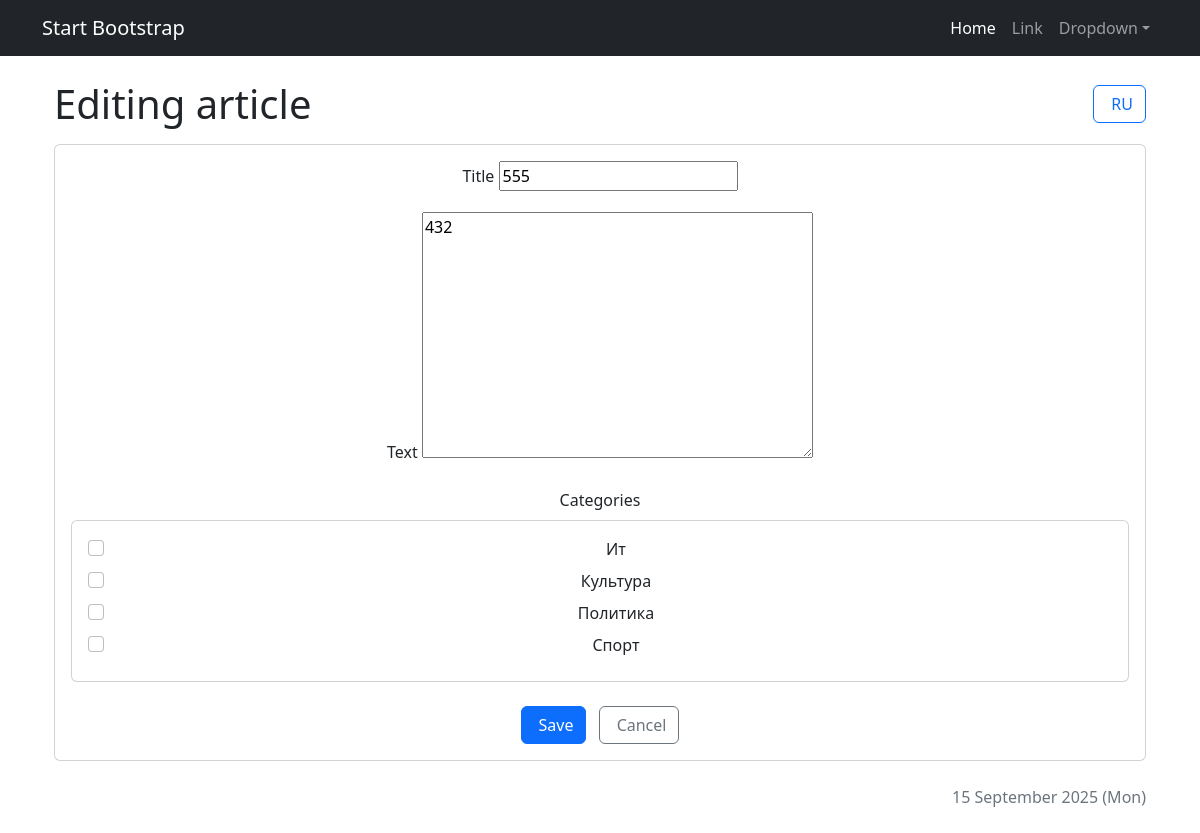
The app's page /news/155/edit/ (signed in) with its own data.
### news/models.py (models this page shows, shortened)
class Post(models.Model):
    author = models.ForeignKey(Author, on_delete=models.CASCADE)
    ARTICLE = 'AR'
    NEWS = 'NW'
    CATEGORY_CHOICES= (
        (NEWS, _('News')),
        (ARTICLE, _('Article')),
    )
    categoryType = models.CharField(max_length=2, choices=CATEGORY_CHOICES, default=ARTICLE, verbose_name=_('Type'), help_text= _('post category'))
    dataCreation = models.DateTimeField(auto_now_add=True)
    postCategory = models.ManyToManyField(Category, through='PostCategory')
    title = models.CharField(max_length=128, help_text= _('post title'))
    text = models.TextField(help_text= _('post text'))
    rating = models.SmallIntegerField(default=0)

class Category(models.Model):
    name = models.CharField(max_length=64, unique=True, help_text= _('category name'))
    subscribers = models.ManyToManyField(User, related_name='subscribed_categories', blank=True)
    def __str__(self):
        return self.name.title()

### news/views.py (the view, shortened to what this page needs)
# urls.py: path('<int:pk>/edit/', NewsUpdateView.as_view(), name='news_edit'),
class NewsUpdateView(PermissionRequiredMixin, UpdateView):
    permission_required = ('news.change_post',)
    model = Post
    form_class = PostForm
    template_name = 'post_form.html'
    def get_queryset(self):
        return super().get_queryset().filter(categoryType=Post.NEWS)
    def dispatch(self, request, *args, **kwargs):
        obj = self.get_object()
        if obj.author.authorUser != request.user:
            raise PermissionDenied
        return super().dispatch(request, *args, **kwargs)

### news/forms.py
class PostForm(forms.ModelForm):
    postCategory = forms.ModelMultipleChoiceField(
        queryset=Category.objects.all(),
        widget=forms.CheckboxSelectMultiple,
        required=True,
        label='Категории'
    )
    class Meta:
        model = Post
        fields = ['title', 'text', 'categoryType', 'postCategory']
        widgets = {
            'categoryType': forms.RadioSelect,
        }
    def __init__(self, *args, **kwargs):
        super().__init__(*args, **kwargs)
        if self.instance.pk:
            self.fields['postCategory'].initial = self.instance.postCategory.all()

### news/context_processors.py (called while the page is built)
def authors_group(request):
    try:
        return {'authors_group': Group.objects.get(name='authors')}
    except Group.DoesNotExist:
        return {'authors_group': None}

### news/templatetags/custom_tags.py (called while the page is built)
@register.simple_tag()
def current_time(format_string='%d %B %Y'):
   return datetime.utcnow().strftime(format_string)

### templates/post_form.html (shortened to what this page needs)
{% extends 'flatpages/default.html' %}
{% load custom_tags %}
{% load censor_filters %}
{% load i18n %}
{% block content %}
<div class="container mt-4">
    <div class="row mb-4">
        <div class="col-12">
            <div class="d-flex justify-content-between align-items-center mb-3">
                <h1 class="mb-0">
                    {% if object %}{% trans "Editing" %}{% else %}{% trans "Creating" %}{% endif %}
                    {% if view_type == 'news' %}{% trans "news" %}{% else %}{% trans "article" %}{% endif %}
                </h1>
                <form action="{% url 'set_language' %}" method="post">
                    {% get_current_language as LANGUAGE_CODE %}
                    {% get_available_languages as LANGUAGES %}
                    {% get_language_info_list for LANGUAGES as languages %}
                    {% for language in languages %}
                        {% if language.code != LANGUAGE_CODE %}
                            <button type="submit" class="btn btn-outline-primary" title="{% trans 'Switch to' %} {{ language.name_local }}">
                                {% if language.code == 'ru' %}
                                     RU
                                {% else %}
                                    <i class="bi bi-translate"></i> EN
                                {% endif %}
                            </button>
                        {% endif %}
                    {% endfor %}
                </form>
            </div>
            <div class="card mb-4">
                <div class="card-body">
                    <form method="post">
                        <div class="row g-3">
                            <div class="col-md-12">
                                <label for="{{ form.title.id_for_label }}" class="form-label">{% trans "Title" %}</label>
                                {{ form.title }}
                            </div>
                            <div class="col-md-12">
                                <label for="{{ form.text.id_for_label }}" class="form-label">{% trans "Text" %}</label>
                                {{ form.text }}
                            </div>
                            <div class="col-md-12">
                                <label class="form-label">{% trans "Categories" %}</label>
                                <div class="card">
                                    <div class="card-body" style="max-height: 200px; overflow-y: auto;">
                                        {% for checkbox in form.postCategory %}
                                            <div class="form-check">
                                                <input type="checkbox"
                                                       name="{{ checkbox.data.name }}"
                                                       value="{{ checkbox.data.value }}"
                                                       id="{{ checkbox.id_for_label }}"
                                                       class="form-check-input"
                                                       {% if checkbox.data.selected %}checked{% endif %}>
                                                <label for="{{ checkbox.id_for_label }}" class="form-check-label">
                                                    {{ checkbox.choice_label }}
                                                </label>
                                            </div>
                                        {% endfor %}
                                    </div>
                                </div>
                            </div>
                            <div class="col-12 mt-4">
                                <button type="submit" class="btn btn-primary">
                                     {% trans "Save" %}
                                </button>
                                <a href="{% url 'news_list' %}" class="btn btn-outline-secondary ms-2">
                                     {% trans "Cancel" %}
                                </a>
                            </div>
                        </div>
                    </form>
                </div>
            </div>
            <div class="text-muted text-end">
                 {% current_time '%d %B %Y (%a)' %}
            </div>
        </div>
    </div>
</div>
{% endblock content %}

### templates/post_form.html (style rules this page uses)
.form-check { margin-bottom: 0.5rem; }
.form-check-input { margin-top: 0.2em; }
.form-check-label { margin-left: 0.5em; }

### records on screen
Post: title "555", text "432"
Category: choice_label "Культура"
Category: choice_label "Политика"
Category: choice_label "Спорт"

### other values on screen
{{ checkbox.choice_label }} "Ит"
